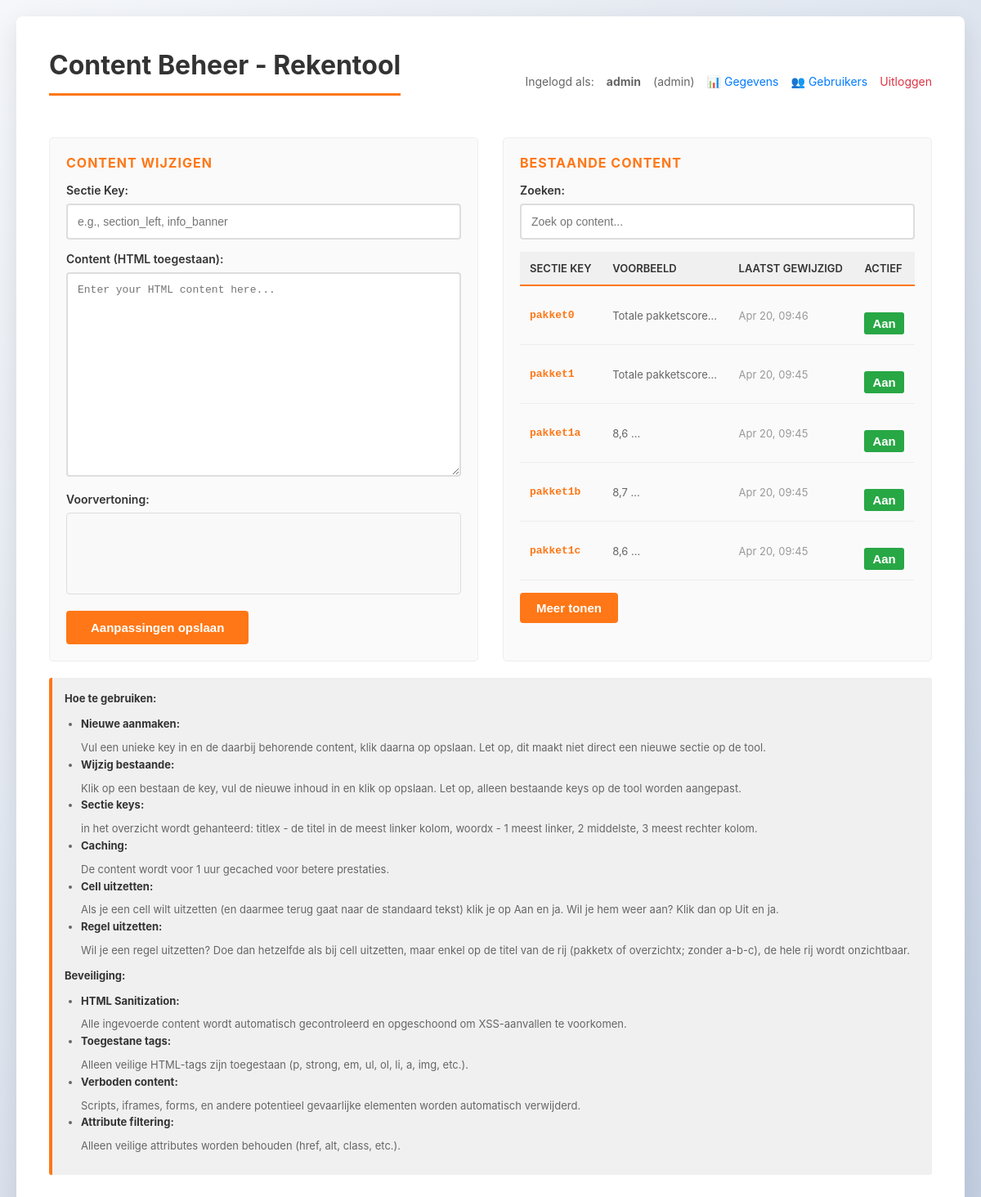
Screenshot of /admin/content.php (signed in) with the database file from the repository.
### tables this page shows
CREATE TABLE `page_content` (
  `id` int(11) NOT NULL,
  `section_key` varchar(100) NOT NULL,
  `content` longtext NOT NULL,
  `updated_at` timestamp NOT NULL DEFAULT current_timestamp() ON UPDATE current_timestamp(),
  `active` tinyint(1) NOT NULL DEFAULT 1
);

### config/database.php (called while the page is built, shortened)
<?php
return [
    'host'     => '127.0.0.1',
    'port'     => 3306,
    'database' => 'bewoner',
    'username' => 'root',
    'password' => '',
    'charset'  => 'utf8mb4',
];

### app/Database.php (called while the page is built, shortened)
<?php
class Database
{
    private PDO $pdo;
    public function __construct(array $config)
    {
        $dsn = sprintf(
            'mysql:host=%s;port=%s;dbname=%s;charset=%s',
            $config['host'],
            $config['port'],
            $config['database'],
            $config['charset']
        );
        $this->pdo = new PDO(
            $dsn,
            $config['username'],
            $config['password'],
            [
                PDO::ATTR_ERRMODE => PDO::ERRMODE_EXCEPTION,
            ]
        );
    }
    public function getConnection(): PDO
    {
        return $this->pdo;
    }
}

### app/Auth.php (called while the page is built, shortened)
<?php
class Auth {
    private PDO $db;
    public function __construct(PDO $db) {
        $this->db = $db;
    }
    public function isLoggedIn(): bool {
        return true;
    }
    public function getCurrentUser(): ?array {
        $userId = $_SESSION[self::SESSION_USER_ID] ?? null;
        return $this->getUserById($userId);
    }
    private function getUserById(int $id): ?array {
        $stmt = $this->db->prepare("SELECT id, username, email, full_name, role, active, created_at, last_login FROM admin_users WHERE id = ?");
        $stmt->execute([$id]);
        $user = $stmt->fetch(PDO::FETCH_ASSOC);
        return $user ?: null;
    }
    public function hasPermission(string $permission): bool {
        $user = $this->getCurrentUser();
        if ($user['role'] === 'admin') {
            return true;
        }
        $rolePermissions = [
            'admin' => ['view_data', 'export_data', 'manage_users'],
            'editor' => ['view_data', 'export_data'],
            'viewer' => ['view_data'],
        ];
        $userPermissions = $rolePermissions[$user['role']] ?? [];
        return in_array($permission, $userPermissions);
    }
    public function canViewData(): bool {
        return $this->hasPermission('view_data');
    }
    public function canManageUsers(): bool {
        return $this->hasPermission('manage_users');
    }
}

### app/ContentManager.php (called while the page is built, shortened)
<?php
class ContentManager
{
    private PDO $pdo;
    public function __construct(array $dbConfig, string $cacheDir = null)
    {
        $dsn = sprintf(
            'mysql:host=%s;port=%s;dbname=%s;charset=%s',
            $dbConfig['host'],
            $dbConfig['port'],
            $dbConfig['database'],
            $dbConfig['charset']
        );
        $this->pdo = new PDO(
            $dsn,
            $dbConfig['username'],
            $dbConfig['password'],
            [PDO::ATTR_ERRMODE => PDO::ERRMODE_EXCEPTION]
        );
        $this->cacheDir = $cacheDir ?? dirname(__DIR__) . '/cache';
    }
    public function getAllContent(): array
    {
        $stmt = $this->pdo->prepare("SELECT section_key, content, updated_at, active FROM page_content ORDER BY updated_at DESC");
        $stmt->execute();
        return $stmt->fetchAll(PDO::FETCH_ASSOC);
    }
}
?>

### admin/content.php (the view, shortened to what this page needs)
<?php
$config = require BASE_PATH . '/config/config.php';
$dbConfig = require BASE_PATH . '/config/database.php';
$db = new Database($dbConfig);
$auth = new Auth($db->getConnection());
$auth->requireLogin();
$contentManager = new ContentManager($dbConfig);
$sectionKey = '';
$currentContent = '';
$allContent = [];
try {
    $allContent = $contentManager->getAllContent();
} catch (Exception $e) {
    $message = '<div style="color: orange; padding: 10px; background: #fff3cd; margin: 10px 0;">Note: No content found yet. <a href="' . dirname(__DIR__) . '/create_content_table.php">Click here to initialize the database table.</a></div>';
}
?>
<!DOCTYPE html>
<html lang="en">
<head>
</head>
<body>
    <div class="container">
        <div style="display: flex; justify-content: space-between; align-items: center; margin-bottom: 20px; flex-wrap: wrap; gap: 10px;">
            <h1>Content Beheer - Rekentool</h1>
            <div style="font-size: 14px; color: #666; display: flex; gap: 15px; flex-wrap: wrap;">
                Ingelogd als: <strong><?php echo htmlspecialchars($auth->getCurrentUser()['username']); ?></strong> (<?php echo htmlspecialchars($auth->getCurrentUser()['role']); ?>)
                <?php if ($auth->canViewData()): ?>
                <a href="data.php" style="color: #007bff; text-decoration: none;">📊 Gegevens</a>
                <?php endif; ?>
                <?php if ($auth->canManageUsers()): ?>
                <a href="users.php" style="color: #007bff; text-decoration: none;">👥 Gebruikers</a>
                <?php endif; ?>
                <a href="../logout.php" style="color: #dc3545; text-decoration: none;">Uitloggen</a>
            </div>
        </div>
        <div class="content-grid">
            <div class="editor-panel">
                <div class="panel-title">Content wijzigen</div>
                <form method="POST">
                    <label for="section_key">Sectie Key:</label>
                    <input type="text" id="section_key" name="section_key" placeholder="e.g., section_left, info_banner" required value="<?php echo htmlspecialchars($sectionKey); ?>">
                    <label for="content">Content (HTML toegestaan):</label>
                    <textarea id="content" name="content" placeholder="Enter your HTML content here..." required><?php echo htmlspecialchars($currentContent); ?></textarea>
                    <label for="preview">Voorvertoning:</label>
                    <div id="preview" style="border: 1px solid #ddd; padding: 10px; min-height: 100px; background: #f9f9f9; margin-top: 8px; border-radius: 4px;"></div>
                    <button type="submit">Aanpassingen opslaan</button>
                </form>
            </div>
            <div class="browser-panel">
                <div class="panel-title">Bestaande content</div>
                <?php if (empty($allContent)): ?>
                    <div class="empty-state">
                        <p>Nog geen content</p>
                        <p style="font-size: 12px;">Maak een eerste veld links</p>
                    </div>
                <?php else: ?>
                    <label for="search_box">Zoeken:</label>
                    <input type="search" id="search_box" placeholder="Zoek op content..." class="search-box">
                    <table class="content-table">
                        <thead>
                            <tr>
                                <th>Sectie Key</th>
                                <th>Voorbeeld</th>
                                <th>Laatst gewijzigd</th>
                                <th>Actief</th>
                            </tr>
                        </thead>
                        <tbody id="content_table_body">
                            <?php foreach ($allContent as $item): ?>
                                <tr class="content-row" data-key="<?php echo htmlspecialchars($item['section_key']); ?>" data-content="<?php echo htmlspecialchars($item['content']); ?>" onclick="loadContent(this)">
                                    <td class="key-cell"><?php echo htmlspecialchars($item['section_key']); ?></td>
                                    <td class="preview-cell" title="<?php echo htmlspecialchars(strip_tags($item['content'])); ?>"><?php echo htmlspecialchars(substr(strip_tags($item['content']), 0, 50)); ?>...</td>
                                    <td class="updated-cell"><?php echo date('M d, H:i', strtotime($item['updated_at'])); ?></td>                                    <td>
                                        <form method="POST" style="display: inline;" onsubmit="return confirm('Weet je zeker dat je deze sectie wilt togglen?')">
                                            <button type="submit" style="background: <?php echo $item['active'] ? '#28a745' : '#dc3545'; ?>; color: white; border: none; padding: 5px 10px; border-radius: 3px; cursor: pointer;">
                                                <?php echo $item['active'] ? 'Aan' : 'Uit'; ?>
                                            </button>
                                        </form>
                                    </td>                                </tr>
                            <?php endforeach; ?>
                        </tbody>
                    </table>
                    <button id="show-more-btn" style="margin-top: 15px; background: #ff7716; color: white; border: none; padding: 10px 20px; border-radius: 4px; cursor: pointer;">Meer tonen</button>
                <?php endif; ?>
            </div>
        </div>
        <div class="info">
            <strong>Hoe te gebruiken:</strong>
            <ul style="margin: 10px 0; padding-left: 20px;">
                <li><strong>Nieuwe aanmaken:</strong> Vul een unieke key in en de daarbij behorende content, klik daarna op opslaan. Let op, dit maakt niet direct een nieuwe sectie op de tool.</li>
                <li><strong>Wijzig bestaande:</strong> Klik op een bestaan de key, vul de nieuwe inhoud in en klik op opslaan. Let op, alleen bestaande keys op de tool worden aangepast.</li>
                <li><strong>Sectie keys:</strong> in het overzicht wordt gehanteerd: titlex - de titel in de meest linker kolom, woordx - 1 meest linker, 2 middelste, 3 meest rechter kolom.</li>
                <li><strong>Caching:</strong> De content wordt voor 1 uur gecached voor betere prestaties.</li>
                <li><strong>Cell uitzetten:</strong> Als je een cell wilt uitzetten (en daarmee terug gaat naar de standaard tekst) klik je op Aan en ja. Wil je hem weer aan? Klik dan op Uit en ja.</li>
                <li><strong>Regel uitzetten:</strong> Wil je een regel uitzetten? Doe dan hetzelfde als bij cell uitzetten, maar enkel op de titel van de rij (pakketx of overzichtx; zonder a-b-c), de hele rij wordt onzichtbaar.</li>
            </ul>
            <strong>Beveiliging:</strong>
            <ul style="margin: 10px 0; padding-left: 20px;">
                <li><strong>HTML Sanitization:</strong> Alle ingevoerde content wordt automatisch gecontroleerd en opgeschoond om XSS-aanvallen te voorkomen.</li>
                <li><strong>Toegestane tags:</strong> Alleen veilige HTML-tags zijn toegestaan (p, strong, em, ul, ol, li, a, img, etc.).</li>
                <li><strong>Verboden content:</strong> Scripts, iframes, forms, en andere potentieel gevaarlijke elementen worden automatisch verwijderd.</li>
                <li><strong>Attribute filtering:</strong> Alleen veilige attributes worden behouden (href, alt, class, etc.).</li>
            </ul>
        </div>
    </div>
</body>
</html>

### admin/content.php (style rules this page uses)
* { box-sizing: border-box; }
body { font-family: -apple-system, BlinkMacSystemFont, 'Segoe UI', Arial, sans-serif; max-width: 1200px; margin: 0 auto; padding: 20px; background: linear-gradient(135deg, #f5f7fa 0%, #c3cfe2 100%); min-height: 100vh; }
.container { background: white; padding: 40px; border-radius: 8px; box-shadow: 0 10px 30px rgba(0,0,0,0.1); }
h1 { color: #333; border-bottom: 3px solid #ff7716; padding-bottom: 15px; margin-top: 0; }
.content-grid { display: grid; grid-template-columns: 1fr 1fr; gap: 30px; margin-top: 30px; }
.editor-panel, .browser-panel { padding: 20px; background: #fafafa; border-radius: 5px; border: 1px solid #eee; }
.panel-title { font-weight: bold; color: #ff7716; margin-bottom: 15px; font-size: 16px; text-transform: uppercase; letter-spacing: 1px; }
label { display: block; margin-top: 15px; font-weight: 600; color: #333; font-size: 14px; }
input[type="text"], textarea, input[type="search"] { width: 100%; padding: 12px; margin-top: 8px; border: 2px solid #ddd; border-radius: 4px; font-family: Arial, sans-serif; font-size: 14px; transition: border-color 0.3s; }
textarea { min-height: 250px; resize: vertical; font-family: 'Courier New', monospace; font-size: 13px; }
button { background: #ff7716; color: white; padding: 12px 30px; border: none; border-radius: 4px; cursor: pointer; font-size: 15px; font-weight: 600; margin-top: 20px; transition: all 0.3s; }
.content-table { width: 100%; border-collapse: collapse; margin-top: 15px; }
.content-table thead { background: #f0f0f0; border-bottom: 2px solid #ff7716; }
.content-table th { padding: 12px; text-align: left; font-weight: 600; color: #333; font-size: 13px; text-transform: uppercase; }
.content-table td { padding: 12px; border-bottom: 1px solid #eee; font-size: 13px; }
.content-table tbody tr { transition: all 0.2s; }
.key-cell { font-family: 'Courier New', monospace; font-weight: 600; color: #ff7716; }
.preview-cell { max-width: 200px; overflow: hidden; text-overflow: ellipsis; white-space: nowrap; color: #666; }
.updated-cell { font-size: 12px; color: #999; }
.search-box { margin-top: 15px; }
.info { background: #f0f0f0; padding: 15px; border-left: 4px solid #ff7716; margin-top: 20px; color: #666; border-radius: 3px; font-size: 13px; line-height: 1.6; }
.info strong { color: #333; display: block; margin-bottom: 8px; }

### rows the page displays
page_content: section_key "pakket0", content "Totale pakketscore", updated_at "Apr 20, 09:46", active "Aan"
page_content: section_key "pakket1", content "Totale pakketscore", updated_at "Apr 20, 09:45", active "Aan"
page_content: section_key "pakket1a", content "8,6", updated_at "Apr 20, 09:45", active "Aan"
page_content: section_key "pakket1b", content "8,7", updated_at "Apr 20, 09:45", active "Aan"
page_content: section_key "pakket1c", content "8,6", updated_at "Apr 20, 09:45", active "Aan"

### other values shown
$auth->getCurrentUser()['username'] "admin"
$auth->getCurrentUser()['role'] "admin"
